Frame 1 (no input): blank canvas, image omitted
Frame 60 (the mouse pressed at the canvas centre just before this capture): blank canvas, image omitted
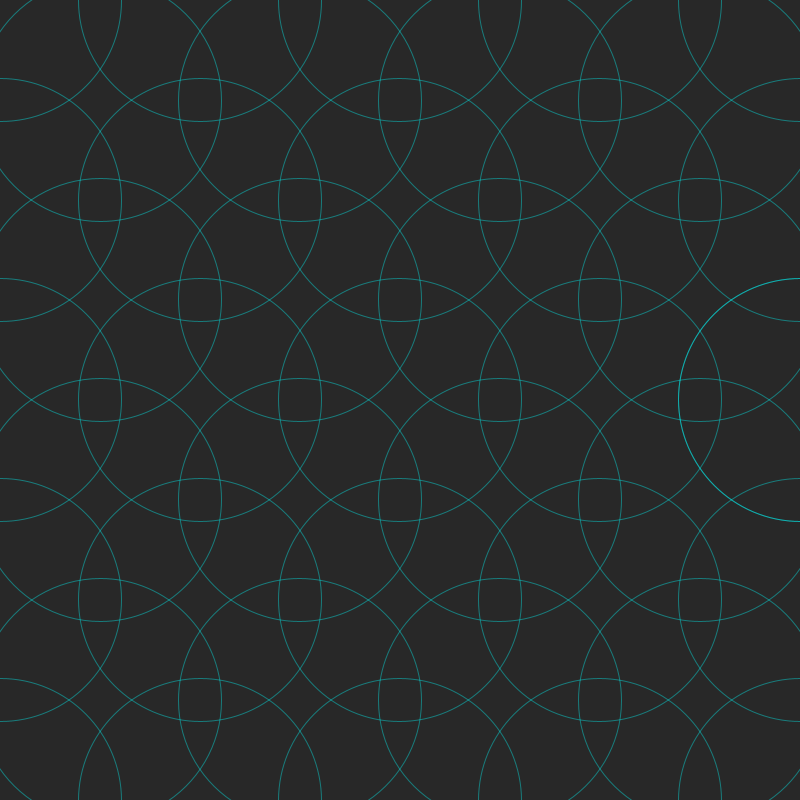
Frame 120 (the mouse held since frame 60 and released just before this capture)

The Processing sketch whose frames 1 and 60 were blank and that drew this single picture after the mouse press (run headless with seeded random() and noise(); from frame 60 on, the mouse is pressed at the canvas centre):

// Processing sketch: processing_44574
// ── processing_44574.pde

float ruidoT = 0.400;
float variacionT;
float tamano;
float angulo;

void setup() {

  size(800, 800);

  
  smooth();
}
void draw() {

   background(40, 40, 40);
  
  tamano = noise(variacionT)*mouseX;
  
  
  
  
  stroke(0, mouseY, mouseX,100);
  noFill();
  ellipse(100, 100, tamano, tamano);
  
  
   stroke(0, mouseY, mouseX, 100);
  noFill();
  ellipse(300, 100, tamano, tamano);

   stroke(0, mouseY, mouseX, 100);
  noFill();
  ellipse(500, 100, tamano, tamano);

 stroke(0, mouseY, mouseX, 100);
  noFill();
  ellipse(700, 100, tamano, tamano);
  
  
  stroke(0, mouseY, mouseX, 100);
  noFill();
  ellipse(100, 300, tamano, tamano);
  
  
   stroke(0, mouseY, mouseX, 100);
  noFill();
  ellipse(300, 300, tamano, tamano);

   stroke(0, mouseY, mouseX, 100);
  noFill();
  ellipse(500, 300, tamano, tamano);

 stroke(0, mouseY, mouseX, 100);
  noFill();
  ellipse(700, 300, tamano, tamano);
  
  
  
  stroke(0, mouseY, mouseX, 100);
  noFill();
  ellipse(100, 500, tamano, tamano);
  
  
   stroke(0, mouseY, mouseX, 100);
  noFill();
  ellipse(300, 500, tamano, tamano);

   stroke(0, mouseY, mouseX, 100);
  noFill();
  ellipse(500, 500, tamano, tamano);

 stroke(0, mouseY, mouseX, 100);
  noFill();
  ellipse(700, 500, tamano, tamano);
  
  
  
   stroke(0, mouseY, mouseX, 100);
  noFill();
  ellipse(100, 700, tamano, tamano);
  
  
   stroke(0, mouseY, mouseX, 100);
  noFill();
  ellipse(300, 700, tamano, tamano);

   stroke(0, mouseY, mouseX, 100);
  noFill();
  ellipse(500, 700, tamano, tamano);

 stroke(0, mouseY, mouseX, 100);
  noFill();
  ellipse(700, 700, tamano, tamano);
  
  
  
  


stroke(0, mouseY, mouseX, 100);
  noFill();
  ellipse(400, 0, tamano, tamano);

  stroke(0, mouseY, mouseX, 100);
  noFill();
  ellipse(0,400, tamano, tamano);


 stroke(0, mouseY, mouseX, 100);
  noFill();
  ellipse(400, 400, tamano, tamano);
   
   stroke(0, mouseY, mouseX, 100);
  noFill();
  ellipse(400,800, tamano, tamano);
  
  stroke(0, mouseY, mouseX,100);
  noFill();
  ellipse(400, 200, tamano, tamano);
   
   stroke(0, mouseY, mouseX, 100);
  noFill();
  ellipse(400,600, tamano, tamano);

   stroke(0, mouseY, mouseX, 100);
  noFill();
  ellipse(800,400, tamano, tamano);
  
    stroke(0, mouseY, mouseX, 100);
  noFill();
  ellipse(800,200, tamano, tamano);
    
        stroke(0, mouseY, mouseX, 100);
  noFill();
  ellipse(800,600, tamano, tamano);
  
     stroke(0, mouseY, mouseX, 100);
  noFill();
  ellipse(800,400, tamano, tamano);
  
  stroke(0, mouseY, mouseX, 100);
  noFill();
  ellipse(0,0, tamano, tamano);
  
   stroke(0, mouseY, mouseX, 100);
  noFill();
  ellipse(800,800, tamano, tamano);
  
  stroke(0, mouseY, mouseX, 100);
  noFill();
  ellipse(800,0, tamano, tamano);
  
  stroke(0, mouseY, mouseX, 100);
  noFill();
  ellipse(0,800, tamano, tamano);
  
   stroke(0, mouseY, mouseX, 100);
  noFill();
  ellipse(0,200, tamano, tamano);
  
  stroke(0, mouseY, mouseX, 100);
  noFill();
  ellipse(0,600, tamano, tamano);
  
   stroke(0, mouseY, mouseX, 100);
  noFill();
  ellipse(200,0, tamano, tamano);
  
  stroke(0, mouseY, mouseX, 100);
  noFill();
  ellipse(200,200, tamano, tamano);
  
     stroke(0, mouseY, mouseX, 100);
  noFill();
  ellipse(200,400, tamano, tamano);
    
    stroke(0, mouseY, mouseX, 100);
  noFill();
  ellipse(200,600, tamano, tamano);

    stroke(0, mouseY, mouseX, 100);
  noFill();
  ellipse(200,800, tamano, tamano);
  

  
     stroke(0, mouseY, mouseX, 100);
  noFill();
  ellipse(600,0, tamano, tamano);
  
     stroke(0, mouseY, mouseX, 100);
  noFill();
  ellipse(600,200, tamano, tamano);
  
     stroke(0, mouseY, mouseX, 100);
  noFill();
  ellipse(600,400, tamano, tamano);
  
     stroke(0, mouseY, mouseX, 100);
  noFill();
  ellipse(600,600, tamano, tamano);
  
   stroke(0, mouseY, mouseX, 100);
  noFill();
  ellipse(600,800, tamano, tamano);


 
 frameRate(30);
 
}
